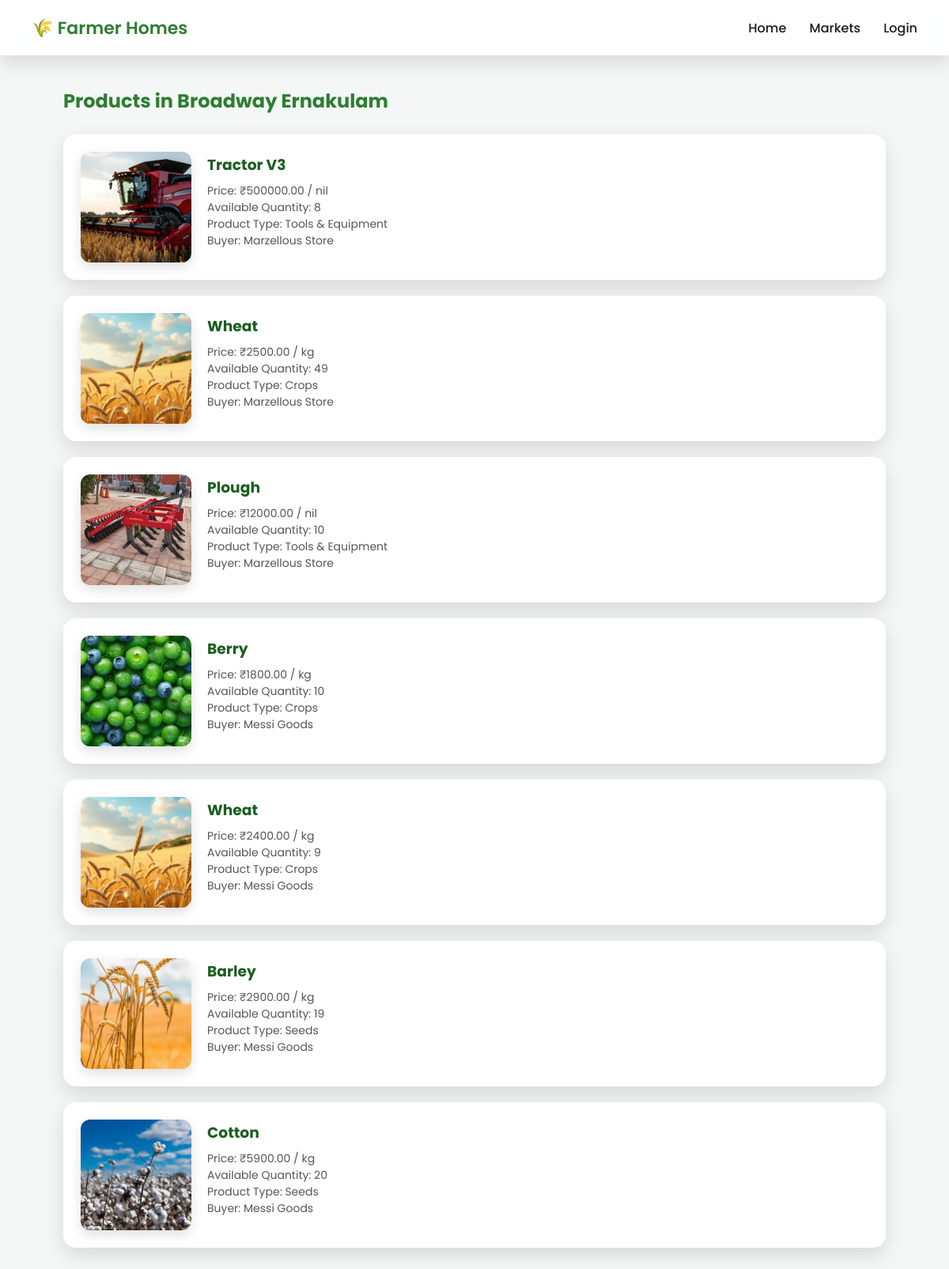
The app's page /markets/public/1/products/ with its own data.
### markets/models.py (models this page shows, shortened)
class Market(models.Model):
    name = models.CharField(max_length=200)
    address = models.TextField()
    village = models.CharField(max_length=100)
    district = models.CharField(max_length=100)
    state = models.CharField(max_length=100)
    latitude = models.DecimalField(max_digits=9, decimal_places=6)
    longitude = models.DecimalField(max_digits=9, decimal_places=6)
    is_active = models.BooleanField(default=True)
    created_at = models.DateTimeField(auto_now_add=True)

### buyersapp/models.py (models this page shows, shortened)
class BuyerSellProduct(models.Model):
    buyer = models.ForeignKey(
        BuyerProfile,
        on_delete=models.CASCADE,
        related_name="shop_products"
    )
    market = models.ForeignKey(
    Market,
    on_delete=models.CASCADE,
    related_name="buyer_sell_products"
    )
    product = models.ForeignKey(
        Product,
        on_delete=models.CASCADE,
        related_name="sold_by_buyers"
    )
    price = models.DecimalField(max_digits=8, decimal_places=2)
    stock_quantity = models.PositiveIntegerField()
    unit = models.CharField(max_length=20, default="kg")
    is_available = models.BooleanField(default=True)
    created_at = models.DateTimeField(auto_now_add=True)

### products/models.py (models this page shows, shortened)
class Product(models.Model):
    SEASON_CHOICES = [
        ('Kharif', 'Kharif'),
        ('Rabi', 'Rabi'),
        ('Zaid', 'Zaid'),
        ('All', 'All Seasons'),
    ]
    name = models.CharField(max_length=120)
    category = models.ForeignKey(
        ProductCategory,
        on_delete=models.CASCADE,
        related_name="products"
    )
    season = models.CharField(
        max_length=20,
        choices=SEASON_CHOICES,
        default="All"
    )
    product_type = models.CharField(
        max_length=100,
        help_text="Hybrid, Organic, BT, Equipment Type"
    )
    description = models.TextField()
    image = models.ImageField(upload_to="products/", blank=True, null=True)
    price = models.DecimalField(
        max_digits=8,
        decimal_places=2,
        blank=True,
        null=True
    )
    is_active = models.BooleanField(default=True)
    created_at = models.DateTimeField(auto_now_add=True)

class ProductCategory(models.Model):
    key = models.CharField(max_length=30, unique=True)
    name = models.CharField(max_length=50)
    icon = models.CharField(max_length=50, help_text="Material icon name")
    def __str__(self):
        return self.name

### farmersaccapp/models.py (models this page shows, shortened)
class BuyerProfile(models.Model):
    user = models.OneToOneField(
        AllUser,
        on_delete=models.CASCADE,
        related_name='buyer_profile'
    )
    business_name = models.CharField(max_length=150, blank=True, null=True)
    gst_number = models.CharField(max_length=30, blank=True, null=True)
    is_exporter = models.BooleanField(default=False)

### markets/views.py (the view)
# urls.py: path("public/<int:market_id>/products/", views.public_market_products, name="public_market_products"),
def public_market_products(request, market_id):
    market = get_object_or_404(Market, id=market_id, is_active=True)
    products = BuyerSellProduct.objects.filter(
        market=market,
        is_available=True
    ).select_related(
        "product",
        "buyer"
    )
    return render(request, "markets/public_market_products.html", {
        "market": market,
        "products": products
    })

### templates/markets/public_market_products.html (shortened to what this page needs)
<!DOCTYPE html>
<html lang="en">
<head>
</head>
<body>
    <div class="navbar">
        <div class="logo">🌾 Farmer Homes</div>
        <div>
            <a href="{% url 'home' %}">Home</a>
            <a href="{% url 'public_markets' %}">Markets</a>
            <a href="{% url 'login' %}">Login</a>
        </div>
    </div>
    <div class="container">
        <h2>Products in {{ market.name }}</h2>
        {% for item in products %}
        <a href="{% url 'product_detail' item.product.id %}" class="card-link">
            <div class="product-card">
                <div class="product-row">
                    {% if item.product.image %}
                    <img src="{{ item.product.image.url }}" alt="{{ item.product.name }}" class="product-image">
                    {% else %}
                    <img src="https://via.placeholder.com/140?text=No+Image" class="product-image">
                    {% endif %}
                    <div class="product-info">
                        <h3>{{ item.product.name }}</h3>
                        <p class="meta">
                            Price: ₹{{ item.price }} / {{ item.unit }}<br>
                            Available Quantity: {{ item.stock_quantity }} <br>
                            Product Type: {{ item.product.category|title }} <br>
                            Buyer: {{ item.buyer.business_name }}
                        </p>
                    </div>
                </div>
            </div>
        </a>
        {% empty %}
        <p>No products available in this market.</p>
        {% endfor %}
    </div>
</body>
</html>

### templates/markets/public_market_products.html (style rules this page uses)
:root { --green: #2E7D32; --green-dark: #1B5E20; --bg: #F5F7F6; --dark: #1B1B1B; --radius: 16px; --shadow: 0 10px 25px rgba(0, 0, 0, 0.12); }
* { box-sizing: border-box; font-family: "Poppins", sans-serif; }
body { margin: 0; background: var(--bg); padding-top: 90px; }
.navbar { position: fixed; top: 0; width: 100%; height: 70px; background: rgba(255, 255, 255, 0.9); backdrop-filter: blur(12px); display: flex; align-items: center; justify-content: space-between; padding: 0 40px; box-shadow: var(--shadow); z-index: 1000; }
.navbar .logo { font-size: 22px; font-weight: 600; color: var(--green); }
.navbar a { text-decoration: none; color: var(--dark); margin-left: 25px; font-weight: 500; transition: all 0.2s ease; }
.container { max-width: 1100px; margin: auto; padding: 0 30px 50px; }
h2 { color: var(--green); margin-bottom: 25px; }
.product-card { background: white; padding: 22px; margin-bottom: 20px; border-radius: var(--radius); box-shadow: var(--shadow); transition: transform 0.3s ease; }
.product-card h3 { margin: 0; color: var(--green-dark); }
.meta { font-size: 14px; color: #555; margin-top: 8px; }
.product-row { display: flex; gap: 20px; align-items: center; }
.product-image { width: 140px; height: 140px; border-radius: 12px; object-fit: cover; box-shadow: 0 6px 15px rgba(0, 0, 0, 0.12); background: #f0f0f0; }
.product-info { flex: 1; }
.card-link { text-decoration: none; color: inherit; display: block; }
.product-card { cursor: pointer; }

### records on screen
Market: name "Broadway Ernakulam"
BuyerSellProduct: product.image (picture), product.name "Tractor V3", price "500000.00", unit "nil", stock_quantity "8", product.category "Tools & Equipment", buyer.business_name "Marzellous Store"
BuyerSellProduct: product.image (picture), product.name "Wheat", price "2500.00", unit "kg", stock_quantity "49", product.category "Crops", buyer.business_name "Marzellous Store"
BuyerSellProduct: product.image (picture), product.name "Plough", price "12000.00", unit "nil", stock_quantity "10", product.category "Tools & Equipment", buyer.business_name "Marzellous Store"
BuyerSellProduct: product.image (picture), product.name "Berry", price "1800.00", unit "kg", stock_quantity "10", product.category "Crops", buyer.business_name "Messi Goods"
BuyerSellProduct: product.image (picture), product.name "Wheat", price "2400.00", unit "kg", stock_quantity "9", product.category "Crops", buyer.business_name "Messi Goods"
BuyerSellProduct: product.image (picture), product.name "Barley", price "2900.00", unit "kg", stock_quantity "19", product.category "Seeds", buyer.business_name "Messi Goods"
BuyerSellProduct: product.image (picture), product.name "Cotton", price "5900.00", unit "kg", stock_quantity "20", product.category "Seeds", buyer.business_name "Messi Goods"
